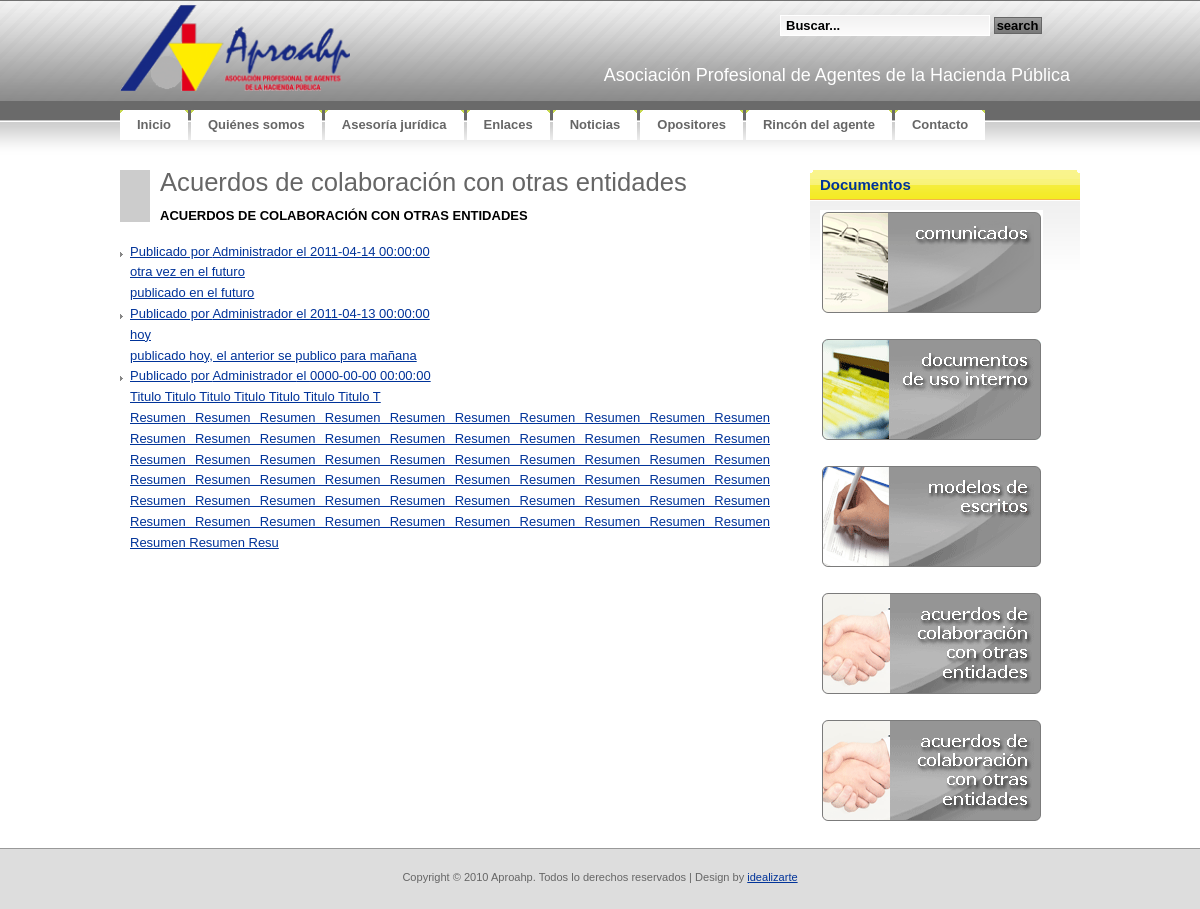
The app's page /rinconagente/documentos.php?catid=3 with its own data.
### tables this page shows
CREATE TABLE IF NOT EXISTS `tbl_categorias` (
  `CAT_ID` bigint(20) NOT NULL AUTO_INCREMENT,
  `CAT_Visible` tinyint(1) NOT NULL,
  `CAT_Nombre` varchar(50) NOT NULL,
  `CAT_Comentarios` varchar(200) NOT NULL,
  UNIQUE KEY `ID` (`CAT_ID`)
);

CREATE TABLE IF NOT EXISTS `tbl_documentos` (
  `DOC_ID` bigint(20) NOT NULL AUTO_INCREMENT,
  `DOC_Fecha` datetime NOT NULL,
  `DOC_Autor` bigint(20) NOT NULL,
  `DOC_Categoria` bigint(20) NOT NULL,
  `DOC_Titulo` varchar(50) NOT NULL,
  `DOC_Description` varchar(500) NOT NULL,
  `DOC_Texto` varchar(5000) NOT NULL,
  `DOC_Attach` varchar(200) NOT NULL,
  UNIQUE KEY `DOC_ID` (`DOC_ID`)
);

CREATE TABLE IF NOT EXISTS `tbl_users` (
  `USR_ID` bigint(20) NOT NULL AUTO_INCREMENT,
  `USR_username` varchar(32) NOT NULL,
  `USR_password` varchar(32) NOT NULL,
  `USR_Displayname` varchar(32) NOT NULL,
  `USR_email` varchar(100) NOT NULL,
  `USR_Activo` tinyint(1) NOT NULL,
  PRIMARY KEY (`USR_ID`)
);

### lib/siteconfig.php (called while the page is built, shortened)
<?php
	function cleanQuery($string)
	{
		if (phpversion() >= '4.3.0')
		{
			$string = mysql_real_escape_string($string);
		}
		else
		{
			$string = mysql_escape_string($string);
		}
		return $string;
	}
?>

### rinconagente/documentos.php (the view, shortened to what this page needs)
<!DOCTYPE html PUBLIC "-//W3C//DTD XHTML 1.0 Strict//EN"
  "http://www.w3.org/TR/xhtml1/DTD/xhtml1-strict.dtd">
<html xmlns="http://www.w3.org/1999/xhtml" xml:lang="en" lang="en">
<head>
<link rel="stylesheet" href="../css/reset.css" type="text/css" media="screen" title="no title" charset="utf-8" />
<link rel="stylesheet" href="../css/aproahp.css" type="text/css" media="screen" title="no title" charset="utf-8" />
</head>
<body onload="MM_preloadImages('images/rinconagente_over_03.gif','images/rinconagente_over_06.gif','images/rinconagente_over_08.gif','images/rinconagente_over_10.gif')">
<div id="container">
<?php require("../header.php");
	require_once("../lib/siteconfig.php");
	if(isset($_GET['catid'])){
		echo "<div id='izda-a'>";
		$categoria=cleanQuery($_GET['catid']);
		$cat_result=mysql_query("SELECT * FROM tbl_categorias WHERE CAT_ID = '$categoria';");
		if(mysql_num_rows($cat_result) != 1){
			echo "<h1>No existe esa categoria</h1>";
		}else{
			$row = mysql_fetch_assoc($cat_result);
			echo "<div class='resalte'><h1>$row[CAT_Nombre]</h1><br/><h3>$row[CAT_Comentarios]</h3></div>";
			if(!isset($_GET['pagenum'])){
				$pagenum = 1;
			}else{
				$pagenum = $_GET['pagenum'];
			}
			$doc_result = mysql_query("SELECT * FROM tbl_documentos,tbl_Users WHERE DOC_Autor=USR_ID AND DATE(`DOC_FECHA`) <= DATE( NOW( ) ) AND DOC_Categoria = $categoria;") or die(mysql_error());
			$rows = mysql_num_rows($doc_result);
			$page_rows = 3;
			if($rows < $page_rows){
				$limites = '';
			}else{
				$limites = 'limit ' .($pagenum - 1) * $page_rows .',' .$page_rows;
			}
			echo("<ul>");
			$doc_result=mysql_query("SELECT * FROM tbl_documentos,tbl_Users WHERE DOC_Autor=USR_ID AND DATE(`DOC_FECHA`) <= DATE( NOW( ) ) AND DOC_Categoria = $categoria ORDER BY DOC_Fecha DESC $limites;");
			for ($x = 0, $numrows = mysql_num_rows($doc_result); $x < $numrows; $x++) {
				$row = mysql_fetch_assoc($doc_result);
				echo("<a href='documentos.php?docid=".$row['DOC_ID']."'><li> Publicado por ".$row['USR_Displayname']." el ".$row['DOC_Fecha'].'<br>'.$row['DOC_Titulo'].'<br>'.$row['DOC_Description']."</li></a>");
	    	}
			echo("</ul>");
	    }
		echo "</div><div id='dcha-a'><div class='box-yellow'><h2 class='section'><b>Documentos</b></h2>";
	}else{
		echo "<div style='width: 500px; margin: auto;'><div>";
	}
?>
	    <a href="documentos.php?catid=1" title="comunicados" onmouseout="MM_swapImgRestore()" onmouseover="MM_swapImage('comunicados','','images/rinconagente_over_03.gif',1)"><img src="images/rinconagente_03.gif" width="223" height="105" border="0" id="comunicados" /></a>
        <a href="documentos.php?catid=2" title="docs_usoint" onmouseout="MM_swapImgRestore()" onmouseover="MM_swapImage('docs_uso','','images/rinconagente_over_06.gif',1)"><img src="images/rinconagente_06.gif" width="223" height="105" border="0" id="docs_uso" /></a>
        <a href="documentos.php?catid=4" title="modelos"     onmouseout="MM_swapImgRestore()" onmouseover="MM_swapImage('modelos','','images/rinconagente_over_08.gif',1)"><img src="images/rinconagente_08.gif" width="223" height="105" border="0" id="modelos" /></a>
        <a href="documentos.php?catid=3" title="acuerdos"    onmouseout="MM_swapImgRestore()" onmouseover="MM_swapImage('acuerdos','','images/rinconagente_over_10.gif',1)"><img src="images/rinconagente_10.gif" width="223" height="105" border="0" id="acuerdos" /></a>
		<a href="documentos.php?catid=5" title="actas"    onmouseout="MM_swapImgRestore()" onmouseover="MM_swapImage('actas','','images/rinconagente_over_10.gif',1)"><img src="images/rinconagente_10.gif" width="223" height="105" border="0" id="actas" /></a>
	</div>
</div>
</div>
<div style="clear: both;">&nbsp;</div>
</body>
</html>

### css/aproahp.css (style rules this page uses)
* { margin: 0; padding: 0; }
ul,li { list-style-type: none; }
body, th { background: #FFFFFF url(../images/img01.gif) repeat-x; font-family: Verdana, Arial, Helvetica, sans-serif; font-size: 13px; color: #666666; }
h1, h2 { font-family: "Trebuchet MS", Arial, Helvetica, sans-serif; font-weight: normal; }
h1 { font-size: 197%; }
h2 { font-size: 167%; color:#ffffff; }
h3 { margin-bottom: 1em; text-transform: uppercase; font-size: 100%; color: #000000; }
p, ul, ol { margin-bottom: 1.5em; line-height: 1.6em; }
p { color:#666666; }
ul { list-style: none; }
ul li { padding-left: 10px; background: url(../images/img16.gif) no-repeat 0px 10px; }
a:link { color: #003399; }
img { border: none; }
.box-yellow { background: url(../images/img17.gif) repeat-x; }
.box-yellow .section { background: url(../images/img19.gif) no-repeat right top; color: #003399; }
.box-yellow .section b { display: block; height: 23px; padding: 7px 0 0 10px; background: url(../images/img18.gif) no-repeat; font-size:15px; }
#container { width: 960px; padding: 0px 0px 0px 0px; margin:0 auto; text-align:justify; }
#footer { height:20px; padding: 20px; background: #DDDDDD; border-top: 1px solid #999999; }
#footer p { margin: 0; text-align: center; font-size: 85%; }
#izda-a { width:650px; float:left; }
#dcha-a { width:270px; float:right; }
.resalte { border-left:30px solid #ccc; padding-left:10px; padding-right:10px; margin-bottom:20px; }
.box-yellow img { padding:10px; }

### records on screen
tbl_categorias: CAT_Nombre "Acuerdos de colaboración con otras entidades", CAT_Comentarios "ACUERDOS DE COLABORACIÓN CON OTRAS ENTIDADES"
tbl_documentos: tbl_users.USR_Displayname "Administrador", DOC_Fecha "2011-04-14 00:00:00", DOC_Titulo "otra vez en el futuro", DOC_Description "publicado en el futuro"
tbl_documentos: tbl_users.USR_Displayname "Administrador", DOC_Fecha "2011-04-13 00:00:00", DOC_Titulo "hoy", DOC_Description "publicado hoy, el anterior se publico para mañana"
tbl_documentos: tbl_users.USR_Displayname "Administrador", DOC_Fecha "0000-00-00 00:00:00", DOC_Titulo "Titulo Titulo Titulo Titulo Titulo Titulo Titulo T", DOC_Description "Resumen Resumen Resumen Resumen Resumen Resumen Resumen Resumen Resumen Resumen Resumen Resumen Resumen Resumen Resumen Resumen Resumen Resumen Resumen Resumen Resumen Resumen Resumen Resumen Resumen Resumen Resumen Resumen Resumen Resumen Resumen Resumen Resumen Resumen Resumen Resumen Resumen Resumen Resumen Resumen Resumen Resumen Resumen Resumen Resumen Resumen Resumen Resumen Resumen Resumen Resumen Resumen Resumen Resumen Resumen Resumen Resumen Resumen Resumen Resumen Resumen Resumen Resu"

### other values on screen
$item['Name'] "Inicio"
$item['Name'] "Quiénes somos"
$item['Name'] "Asesoría jurídica"
$item['Name'] "Enlaces"
$item['Name'] "Noticias"
$item['Name'] "Opositores"
$item['Name'] "Rincón del agente"
$item['Name'] "Contacto"
